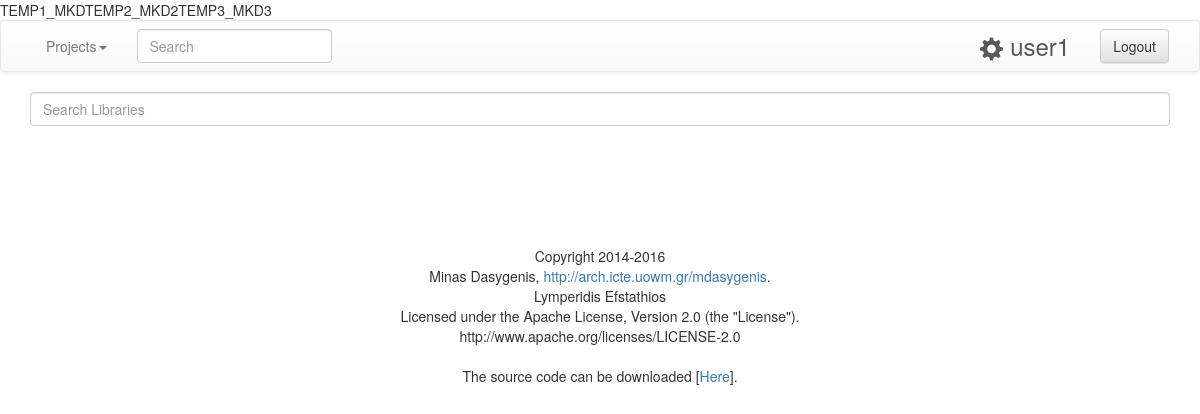
The app's page /libraries (signed in), older data.
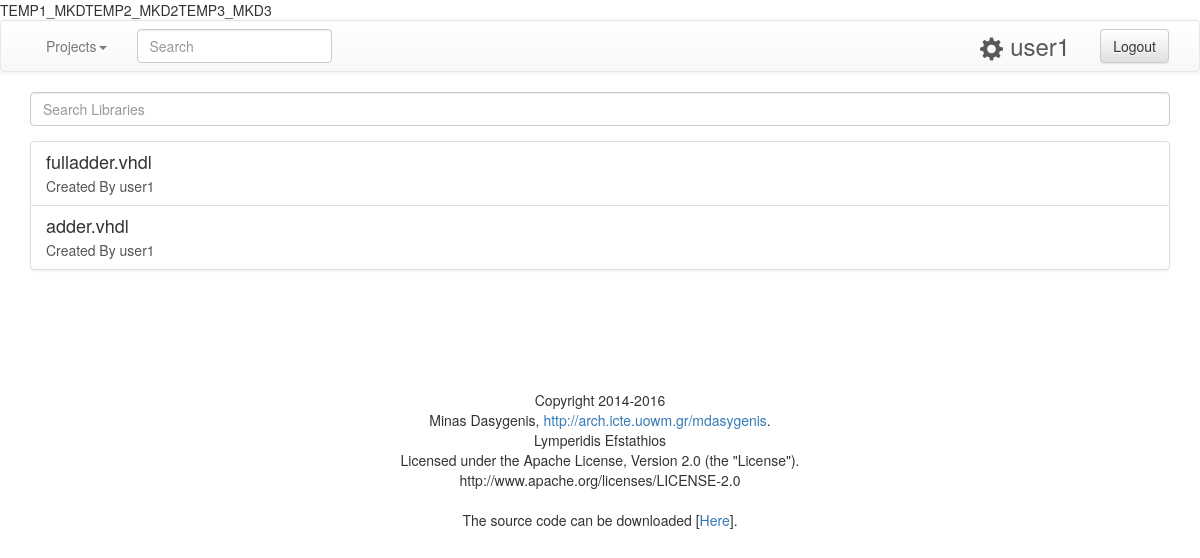
The same page, newer data.
### tables this page shows
CREATE TABLE `libraries` (
  `id` int(11) NOT NULL,
  `name` varchar(50) NOT NULL,
  `owner_id` int(11) NOT NULL
);

CREATE TABLE `users` (
  `id` int(11) NOT NULL,
  `username` varchar(25) NOT NULL,
  `password` varchar(32) NOT NULL,
  `email` varchar(50) NOT NULL,
  `telephone` int(10) DEFAULT NULL,
  `activated` tinyint(1) NOT NULL DEFAULT '0',
  `activ_code` int(6) NOT NULL,
  `theme` tinyint(1) NOT NULL DEFAULT '0',
  `available_space` int(6) NOT NULL DEFAULT '20'
);

### index.php (called while the page is built, shortened)
<?php
include('loader.php');
$allowed_action=false;
if( (isset($_SESSION['vhdl_user']['loged_in']) && $_SESSION['vhdl_user']['loged_in']==1) || $allowed_action==true ){
	if( isset($_GET['action']) ){
		$included_file = $_GET['action'].'.php';
	}else{
		if($_SESSION['vhdl_user']['id'] == '0'){
			$included_file='loggedin_sid.php';
		}else{
			$included_file='loggedin.php';
		}
	}
}else{
	$included_file='loggedout.php';
}
include('theme/header.php');
include('pages/'.$included_file);
include('theme/footer.php');
if(isset($_GET)){
	var_dump($_GET);
}
if(isset($_POST)){
	var_dump($_POST);
}
if(isset($_SESSION)){
	var_dump($_SESSION);
}
?>

### classes/Database.php (called while the page is built, shortened)
<?php
class Database {
	public $conn;
	public function __construct(){
		$db_host="localhost";
		$db_username="root";
		$db_password="";
		$db_name="vhdl_compiler";
		try{
			$this->conn = new PDO("mysql:host=$db_host;dbname=$db_name;charset=utf8",$db_username,$db_password);
		}
			catch(PDOException $pe){
			die('Connection error:' . $pe->getmessage());
		}
	}
	public function get_latest_libraries($name,$num,$begin) {
		$query = "SELECT libraries.*, users.username as owner FROM libraries JOIN users ON libraries.owner_id = users.id WHERE name LIKE '".$name."%' ORDER BY libraries.id DESC LIMIT ".$num.",".$begin;
		$statement = $this->conn->prepare($query);
		$statement->execute();
		return $statement->fetchAll();
	}
}
?>

### loader.php (called while the page is built, shortened)
<?php
$protocol = (!empty($_SERVER['HTTPS']) && $_SERVER['HTTPS'] !== 'off' || $_SERVER['SERVER_PORT'] == 443) ? "https://" : "http://";
$BASE_URL = $protocol.$_SERVER['SERVER_NAME']."/vhdl";
require_once('classes/Database.php');
require_once('functions.php');
$db = new Database;
?>

### pages/extra/list-all-libraries.php (the view, shortened to what this page needs)
<?php
	$libraries = $db->get_latest_libraries($name,$page,19);
?>
<div class="list-group">
	<?php
	foreach($libraries as $library){
		$link_library = $BASE_URL."/libraries/".$library['name'];
	?>
		<a href="<?php echo $link_library; ?>" class="list-group-item">
			<h4 class="list-group-item-heading">
				<?php echo $library['name']; ?>
			</h4>
			<p class="list-group-item-text"> Created By <?php echo $library['owner']; ?></p>
		</a>
	<?php } ?>
</div>
<center>
</center>

Row changes from the older to the newer data that the page shows:
added libraries: name "fulladder.vhdl", owner.username "user1"
added libraries: name "adder.vhdl", owner.username "user1"
